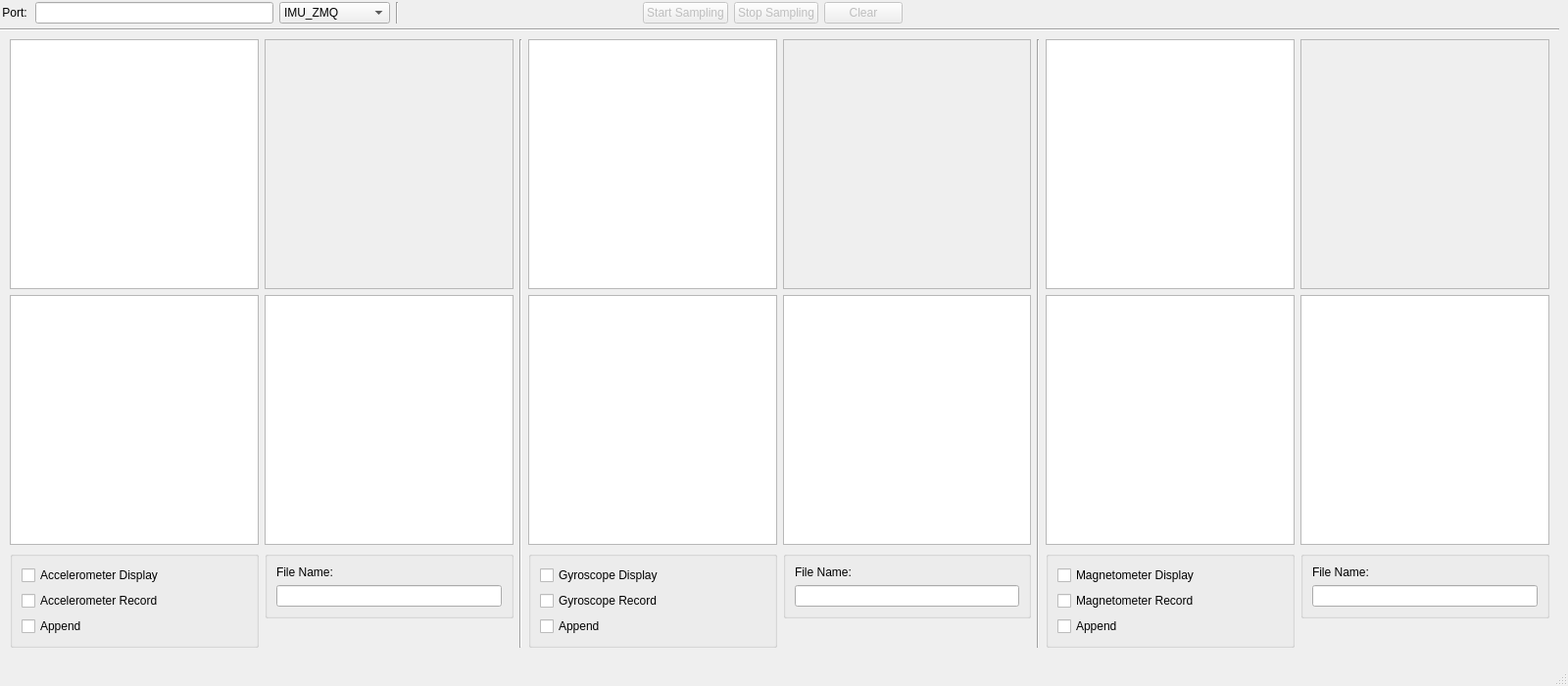
<?xml version="1.0" encoding="UTF-8"?>
<ui version="4.0">
 <class>FreeIMUCal</class>
 <widget class="QMainWindow" name="FreeIMUCal">
  <property name="geometry">
   <rect>
    <x>0</x>
    <y>0</y>
    <width>1600</width>
    <height>700</height>
   </rect>
  </property>
  <property name="sizePolicy">
   <sizepolicy hsizetype="Expanding" vsizetype="Expanding">
    <horstretch>0</horstretch>
    <verstretch>0</verstretch>
   </sizepolicy>
  </property>
  <property name="minimumSize">
   <size>
    <width>1200</width>
    <height>600</height>
   </size>
  </property>
  <property name="maximumSize">
   <size>
    <width>1600</width>
    <height>700</height>
   </size>
  </property>
  <property name="windowTitle">
   <string>FreeIMU Calibration Application</string>
  </property>
  <property name="documentMode">
   <bool>false</bool>
  </property>
  <widget class="QWidget" name="centralwidget">
   <property name="sizePolicy">
    <sizepolicy hsizetype="Maximum" vsizetype="Maximum">
     <horstretch>0</horstretch>
     <verstretch>0</verstretch>
    </sizepolicy>
   </property>
   <widget class="Line" name="line">
    <property name="geometry">
     <rect>
      <x>0</x>
      <y>20</y>
      <width>1591</width>
      <height>20</height>
     </rect>
    </property>
    <property name="orientation">
     <enum>Qt::Horizontal</enum>
    </property>
   </widget>
   <widget class="QWidget" name="gridLayoutWidget">
    <property name="geometry">
     <rect>
      <x>0</x>
      <y>0</y>
      <width>921</width>
      <height>26</height>
     </rect>
    </property>
    <layout class="QGridLayout" name="gridLayout" rowstretch="0">
     <property name="sizeConstraint">
      <enum>QLayout::SetDefaultConstraint</enum>
     </property>
     <item row="0" column="8">
      <widget class="QPushButton" name="clearButton">
       <property name="enabled">
        <bool>false</bool>
       </property>
       <property name="text">
        <string>Clear</string>
       </property>
      </widget>
     </item>
     <item row="0" column="2">
      <widget class="QComboBox" name="Protocol">
       <property name="enabled">
        <bool>true</bool>
       </property>
       <property name="toolTip">
        <string> Protocol to Communicate with IMU</string>
       </property>
       <item>
        <property name="text">
         <string>IMU_ZMQ</string>
        </property>
       </item>
       <item>
        <property name="text">
         <string>FreeIMU_serial</string>
        </property>
       </item>
      </widget>
     </item>
     <item row="0" column="0">
      <widget class="QLabel" name="label">
       <property name="sizePolicy">
        <sizepolicy hsizetype="Preferred" vsizetype="Preferred">
         <horstretch>0</horstretch>
         <verstretch>0</verstretch>
        </sizepolicy>
       </property>
       <property name="minimumSize">
        <size>
         <width>30</width>
         <height>0</height>
        </size>
       </property>
       <property name="text">
        <string>&lt;html&gt;&lt;head/&gt;&lt;body&gt;&lt;p align=&quot;center&quot;&gt;Port:&lt;/p&gt;&lt;/body&gt;&lt;/html&gt;</string>
       </property>
      </widget>
     </item>
     <item row="0" column="1">
      <widget class="QLineEdit" name="PortEdit"/>
     </item>
     <item row="0" column="6">
      <widget class="QPushButton" name="samplingToggleButton">
       <property name="enabled">
        <bool>false</bool>
       </property>
       <property name="toolTip">
        <string>Toggle Start/Stop sampling of sensor data from the IMU</string>
       </property>
       <property name="text">
        <string>Start Sampling</string>
       </property>
       <property name="autoDefault">
        <bool>false</bool>
       </property>
       <property name="default">
        <bool>false</bool>
       </property>
       <property name="flat">
        <bool>false</bool>
       </property>
      </widget>
     </item>
     <item row="0" column="3">
      <widget class="Line" name="line_2">
       <property name="orientation">
        <enum>Qt::Vertical</enum>
       </property>
      </widget>
     </item>
     <item row="0" column="7">
      <widget class="QPushButton" name="samplingStopButton">
       <property name="enabled">
        <bool>false</bool>
       </property>
       <property name="text">
        <string>Stop Sampling</string>
       </property>
      </widget>
     </item>
     <item row="0" column="5">
      <spacer name="horizontalSpacer">
       <property name="orientation">
        <enum>Qt::Horizontal</enum>
       </property>
       <property name="sizeHint" stdset="0">
        <size>
         <width>40</width>
         <height>20</height>
        </size>
       </property>
      </spacer>
     </item>
    </layout>
   </widget>
   <widget class="QWidget" name="widget" native="true">
    <property name="geometry">
     <rect>
      <x>0</x>
      <y>30</y>
      <width>1591</width>
      <height>641</height>
     </rect>
    </property>
    <property name="sizePolicy">
     <sizepolicy hsizetype="Expanding" vsizetype="Expanding">
      <horstretch>1</horstretch>
      <verstretch>1</verstretch>
     </sizepolicy>
    </property>
    <widget class="QWidget" name="gridLayoutWidget_4">
     <property name="geometry">
      <rect>
       <x>10</x>
       <y>10</y>
       <width>1571</width>
       <height>621</height>
      </rect>
     </property>
     <layout class="QGridLayout" name="graphLayout" rowstretch="0,0,0,0">
      <property name="sizeConstraint">
       <enum>QLayout::SetDefaultConstraint</enum>
      </property>
      <property name="leftMargin">
       <number>0</number>
      </property>
      <item row="3" column="3">
       <widget class="Line" name="line_4">
        <property name="lineWidth">
         <number>1</number>
        </property>
        <property name="orientation">
         <enum>Qt::Vertical</enum>
        </property>
       </widget>
      </item>
      <item row="3" column="1">
       <widget class="Line" name="line_3">
        <property name="lineWidth">
         <number>1</number>
        </property>
        <property name="orientation">
         <enum>Qt::Vertical</enum>
        </property>
       </widget>
      </item>
      <item row="3" column="6">
       <layout class="QGridLayout" name="gridLayout_Mag" columnstretch="0,0,0">
        <item row="0" column="0">
         <widget class="PlotWidget" name="magXY">
          <property name="sizePolicy">
           <sizepolicy hsizetype="Expanding" vsizetype="Expanding">
            <horstretch>1</horstretch>
            <verstretch>1</verstretch>
           </sizepolicy>
          </property>
         </widget>
        </item>
        <item row="0" column="2">
         <widget class="GLViewWidget" name="mag3D">
          <property name="enabled">
           <bool>false</bool>
          </property>
          <property name="sizePolicy">
           <sizepolicy hsizetype="Expanding" vsizetype="Expanding">
            <horstretch>0</horstretch>
            <verstretch>1</verstretch>
           </sizepolicy>
          </property>
         </widget>
        </item>
        <item row="2" column="0">
         <widget class="QGroupBox" name="verticalGroupBox">
          <layout class="QVBoxLayout" name="verticalLayout_2">
           <item>
            <widget class="QCheckBox" name="magDisplay">
             <property name="enabled">
              <bool>true</bool>
             </property>
             <property name="sizePolicy">
              <sizepolicy hsizetype="Fixed" vsizetype="Fixed">
               <horstretch>0</horstretch>
               <verstretch>0</verstretch>
              </sizepolicy>
             </property>
             <property name="text">
              <string>Magnetometer Display</string>
             </property>
            </widget>
           </item>
           <item>
            <widget class="QCheckBox" name="magRecord">
             <property name="enabled">
              <bool>true</bool>
             </property>
             <property name="sizePolicy">
              <sizepolicy hsizetype="Fixed" vsizetype="Fixed">
               <horstretch>0</horstretch>
               <verstretch>0</verstretch>
              </sizepolicy>
             </property>
             <property name="text">
              <string>Magnetometer Record</string>
             </property>
            </widget>
           </item>
           <item>
            <widget class="QCheckBox" name="magAppend">
             <property name="enabled">
              <bool>true</bool>
             </property>
             <property name="sizePolicy">
              <sizepolicy hsizetype="Fixed" vsizetype="Fixed">
               <horstretch>0</horstretch>
               <verstretch>0</verstretch>
              </sizepolicy>
             </property>
             <property name="text">
              <string>Append</string>
             </property>
            </widget>
           </item>
          </layout>
         </widget>
        </item>
        <item row="1" column="0">
         <widget class="PlotWidget" name="magYZ">
          <property name="sizePolicy">
           <sizepolicy hsizetype="Expanding" vsizetype="Expanding">
            <horstretch>1</horstretch>
            <verstretch>1</verstretch>
           </sizepolicy>
          </property>
         </widget>
        </item>
        <item row="1" column="2">
         <widget class="PlotWidget" name="magZX">
          <property name="sizePolicy">
           <sizepolicy hsizetype="Expanding" vsizetype="Expanding">
            <horstretch>1</horstretch>
            <verstretch>1</verstretch>
           </sizepolicy>
          </property>
         </widget>
        </item>
        <item row="2" column="2" alignment="Qt::AlignTop">
         <widget class="QGroupBox" name="verticalGroupBox">
          <layout class="QVBoxLayout" name="verticalLayout_6">
           <item>
            <widget class="QLabel" name="label_4">
             <property name="text">
              <string>File Name:</string>
             </property>
            </widget>
           </item>
           <item>
            <widget class="QLineEdit" name="magFile">
             <property name="sizePolicy">
              <sizepolicy hsizetype="Expanding" vsizetype="Fixed">
               <horstretch>0</horstretch>
               <verstretch>0</verstretch>
              </sizepolicy>
             </property>
            </widget>
           </item>
          </layout>
         </widget>
        </item>
       </layout>
      </item>
      <item row="3" column="2">
       <layout class="QGridLayout" name="gridLayout_Gyr">
        <item row="0" column="0">
         <widget class="PlotWidget" name="gyrXY">
          <property name="sizePolicy">
           <sizepolicy hsizetype="Expanding" vsizetype="Expanding">
            <horstretch>1</horstretch>
            <verstretch>1</verstretch>
           </sizepolicy>
          </property>
         </widget>
        </item>
        <item row="1" column="0">
         <widget class="PlotWidget" name="gyrYZ">
          <property name="sizePolicy">
           <sizepolicy hsizetype="Expanding" vsizetype="Expanding">
            <horstretch>1</horstretch>
            <verstretch>1</verstretch>
           </sizepolicy>
          </property>
         </widget>
        </item>
        <item row="1" column="2">
         <widget class="PlotWidget" name="gyrZX">
          <property name="sizePolicy">
           <sizepolicy hsizetype="Expanding" vsizetype="Expanding">
            <horstretch>1</horstretch>
            <verstretch>1</verstretch>
           </sizepolicy>
          </property>
         </widget>
        </item>
        <item row="2" column="0">
         <widget class="QGroupBox" name="verticalGroupBox">
          <layout class="QVBoxLayout" name="verticalLayout">
           <item>
            <widget class="QCheckBox" name="gyrDisplay">
             <property name="enabled">
              <bool>true</bool>
             </property>
             <property name="sizePolicy">
              <sizepolicy hsizetype="Fixed" vsizetype="Fixed">
               <horstretch>0</horstretch>
               <verstretch>0</verstretch>
              </sizepolicy>
             </property>
             <property name="text">
              <string>Gyroscope Display</string>
             </property>
            </widget>
           </item>
           <item>
            <widget class="QCheckBox" name="gyrRecord">
             <property name="enabled">
              <bool>true</bool>
             </property>
             <property name="sizePolicy">
              <sizepolicy hsizetype="Fixed" vsizetype="Preferred">
               <horstretch>0</horstretch>
               <verstretch>0</verstretch>
              </sizepolicy>
             </property>
             <property name="text">
              <string>Gyroscope Record</string>
             </property>
            </widget>
           </item>
           <item>
            <widget class="QCheckBox" name="gyrAppend">
             <property name="enabled">
              <bool>true</bool>
             </property>
             <property name="sizePolicy">
              <sizepolicy hsizetype="Fixed" vsizetype="Fixed">
               <horstretch>0</horstretch>
               <verstretch>0</verstretch>
              </sizepolicy>
             </property>
             <property name="text">
              <string>Append</string>
             </property>
            </widget>
           </item>
          </layout>
         </widget>
        </item>
        <item row="0" column="2">
         <widget class="GLViewWidget" name="gyr3D">
          <property name="enabled">
           <bool>false</bool>
          </property>
          <property name="sizePolicy">
           <sizepolicy hsizetype="Expanding" vsizetype="Expanding">
            <horstretch>0</horstretch>
            <verstretch>1</verstretch>
           </sizepolicy>
          </property>
         </widget>
        </item>
        <item row="2" column="2" alignment="Qt::AlignTop">
         <widget class="QGroupBox" name="verticalGroupBox">
          <layout class="QVBoxLayout" name="verticalLayout_4">
           <item alignment="Qt::AlignTop">
            <widget class="QLabel" name="label_3">
             <property name="text">
              <string>File Name:</string>
             </property>
            </widget>
           </item>
           <item alignment="Qt::AlignTop">
            <widget class="QLineEdit" name="gyrFile"/>
           </item>
          </layout>
         </widget>
        </item>
       </layout>
      </item>
      <item row="3" column="0">
       <layout class="QGridLayout" name="gridLayout_Acc">
        <item row="2" column="2">
         <widget class="PlotWidget" name="accZX">
          <property name="sizePolicy">
           <sizepolicy hsizetype="Expanding" vsizetype="Expanding">
            <horstretch>1</horstretch>
            <verstretch>1</verstretch>
           </sizepolicy>
          </property>
         </widget>
        </item>
        <item row="3" column="0">
         <widget class="QGroupBox" name="verticalGroupBox">
          <layout class="QVBoxLayout" name="verticalLayout_5">
           <item>
            <widget class="QCheckBox" name="accDisplay">
             <property name="enabled">
              <bool>true</bool>
             </property>
             <property name="sizePolicy">
              <sizepolicy hsizetype="Fixed" vsizetype="Fixed">
               <horstretch>0</horstretch>
               <verstretch>0</verstretch>
              </sizepolicy>
             </property>
             <property name="text">
              <string>Accelerometer Display</string>
             </property>
            </widget>
           </item>
           <item>
            <widget class="QCheckBox" name="accRecord">
             <property name="enabled">
              <bool>true</bool>
             </property>
             <property name="sizePolicy">
              <sizepolicy hsizetype="Fixed" vsizetype="Fixed">
               <horstretch>0</horstretch>
               <verstretch>0</verstretch>
              </sizepolicy>
             </property>
             <property name="text">
              <string>Accelerometer Record</string>
             </property>
            </widget>
           </item>
           <item>
            <widget class="QCheckBox" name="accAppend">
             <property name="enabled">
              <bool>true</bool>
             </property>
             <property name="sizePolicy">
              <sizepolicy hsizetype="Fixed" vsizetype="Fixed">
               <horstretch>0</horstretch>
               <verstretch>0</verstretch>
              </sizepolicy>
             </property>
             <property name="text">
              <string>Append</string>
             </property>
            </widget>
           </item>
          </layout>
         </widget>
        </item>
        <item row="0" column="0">
         <widget class="PlotWidget" name="accXY">
          <property name="sizePolicy">
           <sizepolicy hsizetype="Expanding" vsizetype="Expanding">
            <horstretch>1</horstretch>
            <verstretch>1</verstretch>
           </sizepolicy>
          </property>
         </widget>
        </item>
        <item row="2" column="0">
         <widget class="PlotWidget" name="accYZ">
          <property name="sizePolicy">
           <sizepolicy hsizetype="Expanding" vsizetype="Expanding">
            <horstretch>1</horstretch>
            <verstretch>1</verstretch>
           </sizepolicy>
          </property>
         </widget>
        </item>
        <item row="0" column="2">
         <widget class="GLViewWidget" name="acc3D">
          <property name="enabled">
           <bool>false</bool>
          </property>
          <property name="sizePolicy">
           <sizepolicy hsizetype="Expanding" vsizetype="Expanding">
            <horstretch>0</horstretch>
            <verstretch>1</verstretch>
           </sizepolicy>
          </property>
          <property name="autoFillBackground">
           <bool>true</bool>
          </property>
         </widget>
        </item>
        <item row="3" column="2" alignment="Qt::AlignTop">
         <widget class="QGroupBox" name="verticalGroupBox">
          <layout class="QVBoxLayout" name="verticalLayout_3">
           <item alignment="Qt::AlignTop">
            <widget class="QLabel" name="label_2">
             <property name="text">
              <string>File Name:</string>
             </property>
            </widget>
           </item>
           <item alignment="Qt::AlignTop">
            <widget class="QLineEdit" name="accFile"/>
           </item>
          </layout>
         </widget>
        </item>
       </layout>
      </item>
     </layout>
    </widget>
   </widget>
  </widget>
  <widget class="QStatusBar" name="statusbar"/>
 </widget>
 <customwidgets>
  <customwidget>
   <class>PlotWidget</class>
   <extends>QGraphicsView</extends>
   <header>pyqtgraph</header>
  </customwidget>
  <customwidget>
   <class>GLViewWidget</class>
   <extends>QGraphicsView</extends>
   <header>pyqtgraph.opengl</header>
  </customwidget>
 </customwidgets>
 <resources/>
 <connections/>
</ui>
